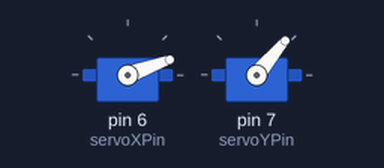
The sketch below on a simulated Arduino Uno, built with avr-gcc and run on an emulated ATmega328P. On the bench: 2 × servo.

Above: at 1.05 s.
At 1.9 s:
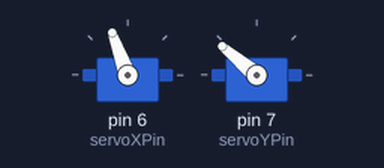
At 3.0 s:
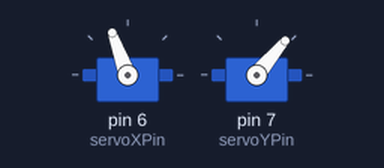
At 5.0 s:
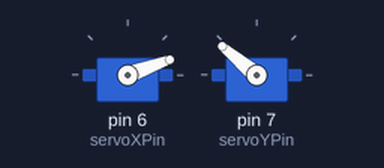
Timing chart, 0 to 6.2 s (numbered marks = the images above):
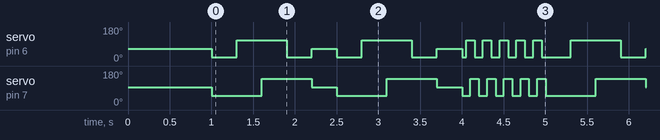

The sketch:

tvc_square_test.ino
```cpp
#include <Servo.h>

Servo servoX;
Servo servoY;

const int servoXPin = 6;
const int servoYPin = 7;

const int minX = 20;  // Minimum X position
const int maxX = 110; // Maximum X position
const int minY = 50;  // Minimum Y position
const int maxY = 140; // Maximum Y position

void setup() {
  servoX.attach(servoXPin);
  servoY.attach(servoYPin);

  servoX.write((minX + maxX) / 2);
  servoY.write((minY + maxY) / 2);
  delay(1000);
}

void loop() {
  for (int i = 0; i < 2; i++) {
    moveTo(minX, minY);
    delay(300);

    moveTo(maxX, minY);
    delay(300);

    moveTo(maxX, maxY);
    delay(300);

    moveTo(minX, maxY);
    delay(300);

    // Return to center before starting the pattern over
    moveTo((minX + maxX) / 2, (minY + maxY) / 2);
    delay(300);
  }
  for (int i = 0; i < 5; i++) {
    moveTo(minX, minY);
    delay(50);

    moveTo(maxX, minY);
    delay(50);

    moveTo(maxX, maxY);
    delay(50);

    moveTo(minX, maxY);
    delay(50);
  }
}

void moveTo(int x, int y) {
  x = constrain(x, minX, maxX);
  y = constrain(y, minY, maxY);

  servoX.write(x);
  servoY.write(y);
}
```

Measured:
- by itself, servo on pin 7 (servoYPin): repeats every 4.0 s: 140° 0.60 s, 95° 0.30 s, 50° 0.60 s, 140° 0.60 s, 95° 0.30 s, 5 × (50° 0.10 s, 140° 0.10 s), 50° 0.60 s
- by itself, servo on pin 6 (servoXPin): repeats every 4.0 s: 110° 0.60 s, 20° 0.30 s, 65° 0.30 s, 20° 0.30 s, 110° 0.60 s, 20° 0.30 s, 65° 0.30 s, 20° 0.05 s, 4 × (110° 0.10 s, 20° 0.10 s), 110° 0.10 s, 20° 0.35 s
